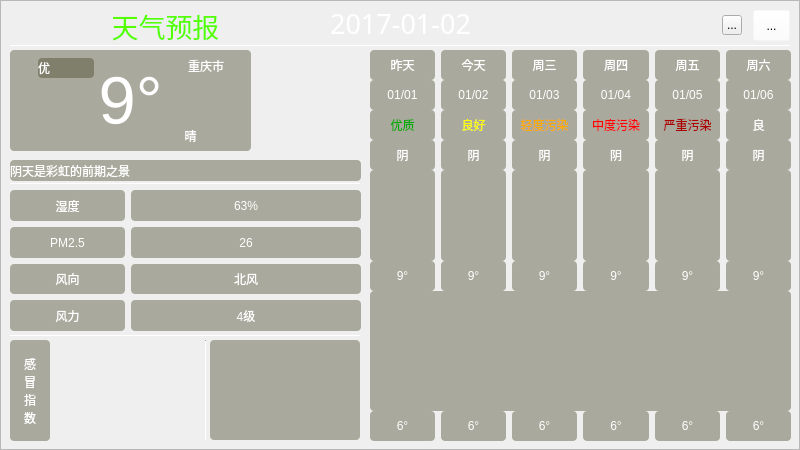
<?xml version="1.0" encoding="UTF-8"?>
<ui version="4.0">
 <class>Weather</class>
 <widget class="QWidget" name="Weather">
  <property name="geometry">
   <rect>
    <x>0</x>
    <y>0</y>
    <width>800</width>
    <height>450</height>
   </rect>
  </property>
  <property name="contextMenuPolicy">
   <enum>Qt::DefaultContextMenu</enum>
  </property>
  <property name="windowTitle">
   <string>Weather</string>
  </property>
  <property name="autoFillBackground">
   <bool>false</bool>
  </property>
  <property name="styleSheet">
   <string notr="true">QFrame#frame {
	border-image: url(:/weaUI/weaUI.png);
	color: rgb(255, 255, 255);
}

QLabel {
	font: 25 10pt &quot;微软雅黑&quot;;
	border-radius:4px;
	background-color: rgba(60, 60, 30, 100);
	color: rgb(255, 255, 255);
}

Line {
	background-color: rgb(0, 85, 0);
}
</string>
  </property>
  <widget class="QFrame" name="frame">
   <property name="geometry">
    <rect>
     <x>0</x>
     <y>0</y>
     <width>800</width>
     <height>450</height>
    </rect>
   </property>
   <property name="styleSheet">
    <string notr="true"/>
   </property>
   <property name="frameShape">
    <enum>QFrame::StyledPanel</enum>
   </property>
   <property name="frameShadow">
    <enum>QFrame::Raised</enum>
   </property>
   <widget class="QLineEdit" name="leCity">
    <property name="geometry">
     <rect>
      <x>575</x>
      <y>10</y>
      <width>171</width>
      <height>31</height>
     </rect>
    </property>
    <property name="styleSheet">
     <string notr="true">border-radius: 4px;
color: rgb(255, 255, 255);
background-color: rgba(255, 255, 255, 0);</string>
    </property>
    <property name="inputMask">
     <string/>
    </property>
    <property name="text">
     <string/>
    </property>
   </widget>
   <widget class="QLabel" name="lbDate">
    <property name="geometry">
     <rect>
      <x>190</x>
      <y>3</y>
      <width>421</width>
      <height>41</height>
     </rect>
    </property>
    <property name="font">
     <font>
      <family>Fira Code</family>
      <pointsize>20</pointsize>
      <weight>7</weight>
      <italic>false</italic>
      <bold>false</bold>
     </font>
    </property>
    <property name="styleSheet">
     <string notr="true">font: 63 20pt &quot;Fira Code&quot;;
color: rgb(255, 255, 255);
background-color: rgba(255, 255, 255, 0);</string>
    </property>
    <property name="text">
     <string>2017-01-02</string>
    </property>
    <property name="alignment">
     <set>Qt::AlignCenter</set>
    </property>
   </widget>
   <widget class="Line" name="hLine1">
    <property name="geometry">
     <rect>
      <x>10</x>
      <y>45</y>
      <width>781</width>
      <height>1</height>
     </rect>
    </property>
    <property name="orientation">
     <enum>Qt::Horizontal</enum>
    </property>
   </widget>
   <widget class="Line" name="hLine2">
    <property name="geometry">
     <rect>
      <x>10</x>
      <y>183</y>
      <width>351</width>
      <height>1</height>
     </rect>
    </property>
    <property name="orientation">
     <enum>Qt::Horizontal</enum>
    </property>
   </widget>
   <widget class="Line" name="hLine3">
    <property name="geometry">
     <rect>
      <x>10</x>
      <y>335</y>
      <width>351</width>
      <height>1</height>
     </rect>
    </property>
    <property name="orientation">
     <enum>Qt::Horizontal</enum>
    </property>
   </widget>
   <widget class="QLabel" name="label">
    <property name="geometry">
     <rect>
      <x>80</x>
      <y>10</y>
      <width>171</width>
      <height>31</height>
     </rect>
    </property>
    <property name="font">
     <font>
      <family>华文琥珀</family>
      <pointsize>20</pointsize>
      <weight>50</weight>
      <italic>false</italic>
      <bold>false</bold>
     </font>
    </property>
    <property name="styleSheet">
     <string notr="true">font: 20pt &quot;华文琥珀&quot;;
background-color: rgba(255, 255, 255, 0);
color: rgb(85, 255, 0);</string>
    </property>
    <property name="text">
     <string>天气预报</string>
    </property>
    <property name="alignment">
     <set>Qt::AlignCenter</set>
    </property>
   </widget>
   <widget class="QWidget" name="gridLayoutWidget">
    <property name="geometry">
     <rect>
      <x>10</x>
      <y>190</y>
      <width>351</width>
      <height>141</height>
     </rect>
    </property>
    <layout class="QGridLayout" name="gridLayout" columnstretch="1,2">
     <item row="0" column="1">
      <widget class="QLabel" name="lbHumidity">
       <property name="text">
        <string>63%</string>
       </property>
       <property name="alignment">
        <set>Qt::AlignCenter</set>
       </property>
      </widget>
     </item>
     <item row="1" column="0">
      <widget class="QLabel" name="lbPm2">
       <property name="text">
        <string>PM2.5</string>
       </property>
       <property name="alignment">
        <set>Qt::AlignCenter</set>
       </property>
      </widget>
     </item>
     <item row="2" column="0">
      <widget class="QLabel" name="lbWindDirect2">
       <property name="text">
        <string>风向</string>
       </property>
       <property name="alignment">
        <set>Qt::AlignCenter</set>
       </property>
      </widget>
     </item>
     <item row="0" column="0">
      <widget class="QLabel" name="lbHumidity2">
       <property name="text">
        <string>湿度</string>
       </property>
       <property name="alignment">
        <set>Qt::AlignCenter</set>
       </property>
      </widget>
     </item>
     <item row="3" column="0">
      <widget class="QLabel" name="lbWindPower2">
       <property name="text">
        <string>风力</string>
       </property>
       <property name="alignment">
        <set>Qt::AlignCenter</set>
       </property>
      </widget>
     </item>
     <item row="1" column="1">
      <widget class="QLabel" name="lbPm">
       <property name="text">
        <string>26</string>
       </property>
       <property name="alignment">
        <set>Qt::AlignCenter</set>
       </property>
      </widget>
     </item>
     <item row="2" column="1">
      <widget class="QLabel" name="lbWindDirect">
       <property name="text">
        <string>北风</string>
       </property>
       <property name="alignment">
        <set>Qt::AlignCenter</set>
       </property>
      </widget>
     </item>
     <item row="3" column="1">
      <widget class="QLabel" name="lbWindPower">
       <property name="text">
        <string>4级</string>
       </property>
       <property name="alignment">
        <set>Qt::AlignCenter</set>
       </property>
      </widget>
     </item>
    </layout>
   </widget>
   <widget class="QWidget" name="gridLayoutWidget_2">
    <property name="geometry">
     <rect>
      <x>10</x>
      <y>340</y>
      <width>191</width>
      <height>101</height>
     </rect>
    </property>
    <layout class="QGridLayout" name="gridLayout_2">
     <item row="0" column="0">
      <widget class="QLabel" name="lbCold">
       <property name="minimumSize">
        <size>
         <width>40</width>
         <height>0</height>
        </size>
       </property>
       <property name="text">
        <string>感
冒
指
数</string>
       </property>
       <property name="alignment">
        <set>Qt::AlignCenter</set>
       </property>
      </widget>
     </item>
     <item row="0" column="1">
      <widget class="QTextBrowser" name="tbCold">
       <property name="minimumSize">
        <size>
         <width>22</width>
         <height>0</height>
        </size>
       </property>
       <property name="styleSheet">
        <string notr="true">border-radius: 5px;
color: rgb(255, 255, 255);
background-color: rgba(60, 60, 30, 0);
font: 9pt &quot;Arial&quot;;</string>
       </property>
      </widget>
     </item>
    </layout>
   </widget>
   <widget class="QWidget" name="gridLayoutWidget_4">
    <property name="geometry">
     <rect>
      <x>370</x>
      <y>50</y>
      <width>421</width>
      <height>391</height>
     </rect>
    </property>
    <layout class="QGridLayout" name="gridLayout_4">
     <property name="verticalSpacing">
      <number>0</number>
     </property>
     <item row="12" column="5">
      <widget class="QLabel" name="lbLow5">
       <property name="text">
        <string>6°</string>
       </property>
       <property name="alignment">
        <set>Qt::AlignCenter</set>
       </property>
      </widget>
     </item>
     <item row="7" column="3">
      <widget class="QLabel" name="lbHigh3">
       <property name="text">
        <string>9°</string>
       </property>
       <property name="alignment">
        <set>Qt::AlignCenter</set>
       </property>
      </widget>
     </item>
     <item row="2" column="5">
      <widget class="QLabel" name="lbQuality5">
       <property name="text">
        <string>良</string>
       </property>
       <property name="alignment">
        <set>Qt::AlignCenter</set>
       </property>
      </widget>
     </item>
     <item row="12" column="4">
      <widget class="QLabel" name="lbLow4">
       <property name="text">
        <string>6°</string>
       </property>
       <property name="alignment">
        <set>Qt::AlignCenter</set>
       </property>
      </widget>
     </item>
     <item row="12" column="3">
      <widget class="QLabel" name="lbLow3">
       <property name="text">
        <string>6°</string>
       </property>
       <property name="alignment">
        <set>Qt::AlignCenter</set>
       </property>
      </widget>
     </item>
     <item row="7" column="5">
      <widget class="QLabel" name="lbHigh5">
       <property name="text">
        <string>9°</string>
       </property>
       <property name="alignment">
        <set>Qt::AlignCenter</set>
       </property>
      </widget>
     </item>
     <item row="4" column="5" rowspan="3">
      <widget class="QLabel" name="lbIcoType5">
       <property name="styleSheet">
        <string notr="true">image: url(:/day/dust_in_air.png);</string>
       </property>
       <property name="text">
        <string/>
       </property>
       <property name="alignment">
        <set>Qt::AlignCenter</set>
       </property>
      </widget>
     </item>
     <item row="3" column="2">
      <widget class="QLabel" name="lbType2">
       <property name="text">
        <string>阴</string>
       </property>
       <property name="alignment">
        <set>Qt::AlignCenter</set>
       </property>
      </widget>
     </item>
     <item row="4" column="2" rowspan="3">
      <widget class="QLabel" name="lbIcoType2">
       <property name="styleSheet">
        <string notr="true">image: url(:/night/flurries.png);</string>
       </property>
       <property name="text">
        <string/>
       </property>
       <property name="alignment">
        <set>Qt::AlignCenter</set>
       </property>
      </widget>
     </item>
     <item row="7" column="1">
      <widget class="QLabel" name="lbHigh1">
       <property name="text">
        <string>9°</string>
       </property>
       <property name="alignment">
        <set>Qt::AlignCenter</set>
       </property>
      </widget>
     </item>
     <item row="8" column="0" rowspan="4" colspan="6">
      <widget class="QLabel" name="lbCurve">
       <property name="text">
        <string/>
       </property>
       <property name="alignment">
        <set>Qt::AlignCenter</set>
       </property>
      </widget>
     </item>
     <item row="4" column="0" rowspan="3">
      <widget class="QLabel" name="lbIcoType0">
       <property name="styleSheet">
        <string notr="true">image: url(:/day/blizzard.png);</string>
       </property>
       <property name="text">
        <string/>
       </property>
       <property name="alignment">
        <set>Qt::AlignCenter</set>
       </property>
      </widget>
     </item>
     <item row="12" column="1">
      <widget class="QLabel" name="lbLow1">
       <property name="text">
        <string>6°</string>
       </property>
       <property name="alignment">
        <set>Qt::AlignCenter</set>
       </property>
      </widget>
     </item>
     <item row="2" column="0">
      <widget class="QLabel" name="lbQuality0">
       <property name="styleSheet">
        <string notr="true">color: rgb(0, 170, 0);</string>
       </property>
       <property name="text">
        <string>优质</string>
       </property>
       <property name="alignment">
        <set>Qt::AlignCenter</set>
       </property>
      </widget>
     </item>
     <item row="1" column="0">
      <widget class="QLabel" name="lbDate0">
       <property name="text">
        <string>01/01</string>
       </property>
       <property name="alignment">
        <set>Qt::AlignCenter</set>
       </property>
      </widget>
     </item>
     <item row="2" column="4">
      <widget class="QLabel" name="lbQuality4">
       <property name="styleSheet">
        <string notr="true">color: rgb(170, 0, 0);</string>
       </property>
       <property name="text">
        <string>严重污染</string>
       </property>
       <property name="alignment">
        <set>Qt::AlignCenter</set>
       </property>
      </widget>
     </item>
     <item row="2" column="3">
      <widget class="QLabel" name="lbQuality3">
       <property name="styleSheet">
        <string notr="true">color: rgb(255, 0, 0);</string>
       </property>
       <property name="text">
        <string>中度污染</string>
       </property>
       <property name="alignment">
        <set>Qt::AlignCenter</set>
       </property>
      </widget>
     </item>
     <item row="0" column="2">
      <widget class="QLabel" name="lbWeek2">
       <property name="text">
        <string>周三</string>
       </property>
       <property name="alignment">
        <set>Qt::AlignCenter</set>
       </property>
      </widget>
     </item>
     <item row="2" column="1">
      <widget class="QLabel" name="lbQuality1">
       <property name="styleSheet">
        <string notr="true">color: rgb(255, 255, 0);</string>
       </property>
       <property name="text">
        <string>良好</string>
       </property>
       <property name="alignment">
        <set>Qt::AlignCenter</set>
       </property>
      </widget>
     </item>
     <item row="1" column="3">
      <widget class="QLabel" name="lbDate3">
       <property name="text">
        <string>01/04</string>
       </property>
       <property name="alignment">
        <set>Qt::AlignCenter</set>
       </property>
      </widget>
     </item>
     <item row="3" column="3">
      <widget class="QLabel" name="lbType3">
       <property name="text">
        <string>阴</string>
       </property>
       <property name="alignment">
        <set>Qt::AlignCenter</set>
       </property>
      </widget>
     </item>
     <item row="4" column="1" rowspan="3">
      <widget class="QLabel" name="lbIcoType1">
       <property name="styleSheet">
        <string notr="true">image: url(:/night/cloudy.png);</string>
       </property>
       <property name="text">
        <string/>
       </property>
       <property name="alignment">
        <set>Qt::AlignCenter</set>
       </property>
      </widget>
     </item>
     <item row="1" column="5">
      <widget class="QLabel" name="lbDate5">
       <property name="text">
        <string>01/06</string>
       </property>
       <property name="alignment">
        <set>Qt::AlignCenter</set>
       </property>
      </widget>
     </item>
     <item row="1" column="2">
      <widget class="QLabel" name="lbDate2">
       <property name="text">
        <string>01/03</string>
       </property>
       <property name="alignment">
        <set>Qt::AlignCenter</set>
       </property>
      </widget>
     </item>
     <item row="0" column="3">
      <widget class="QLabel" name="lbWeek3">
       <property name="text">
        <string>周四</string>
       </property>
       <property name="alignment">
        <set>Qt::AlignCenter</set>
       </property>
      </widget>
     </item>
     <item row="2" column="2">
      <widget class="QLabel" name="lbQuality2">
       <property name="styleSheet">
        <string notr="true">color: rgb(255, 170, 0);</string>
       </property>
       <property name="text">
        <string>轻度污染</string>
       </property>
       <property name="alignment">
        <set>Qt::AlignCenter</set>
       </property>
      </widget>
     </item>
     <item row="3" column="4">
      <widget class="QLabel" name="lbType4">
       <property name="text">
        <string>阴</string>
       </property>
       <property name="alignment">
        <set>Qt::AlignCenter</set>
       </property>
      </widget>
     </item>
     <item row="0" column="5">
      <widget class="QLabel" name="lbWeek5">
       <property name="text">
        <string>周六</string>
       </property>
       <property name="alignment">
        <set>Qt::AlignCenter</set>
       </property>
      </widget>
     </item>
     <item row="7" column="4">
      <widget class="QLabel" name="lbHigh4">
       <property name="text">
        <string>9°</string>
       </property>
       <property name="alignment">
        <set>Qt::AlignCenter</set>
       </property>
      </widget>
     </item>
     <item row="0" column="0">
      <widget class="QLabel" name="lbWeek0">
       <property name="text">
        <string>昨天</string>
       </property>
       <property name="alignment">
        <set>Qt::AlignCenter</set>
       </property>
      </widget>
     </item>
     <item row="1" column="1">
      <widget class="QLabel" name="lbDate1">
       <property name="text">
        <string>01/02</string>
       </property>
       <property name="alignment">
        <set>Qt::AlignCenter</set>
       </property>
      </widget>
     </item>
     <item row="4" column="4" rowspan="3">
      <widget class="QLabel" name="lbIcoType4">
       <property name="styleSheet">
        <string notr="true">image: url(:/day/torrential_to_extreme_rain.png);</string>
       </property>
       <property name="text">
        <string/>
       </property>
       <property name="alignment">
        <set>Qt::AlignCenter</set>
       </property>
      </widget>
     </item>
     <item row="3" column="5">
      <widget class="QLabel" name="lbType5">
       <property name="text">
        <string>阴</string>
       </property>
       <property name="alignment">
        <set>Qt::AlignCenter</set>
       </property>
      </widget>
     </item>
     <item row="3" column="1">
      <widget class="QLabel" name="lbType1">
       <property name="text">
        <string>阴</string>
       </property>
       <property name="alignment">
        <set>Qt::AlignCenter</set>
       </property>
      </widget>
     </item>
     <item row="7" column="2">
      <widget class="QLabel" name="lbHigh2">
       <property name="text">
        <string>9°</string>
       </property>
       <property name="alignment">
        <set>Qt::AlignCenter</set>
       </property>
      </widget>
     </item>
     <item row="3" column="0">
      <widget class="QLabel" name="lbType0">
       <property name="text">
        <string>阴</string>
       </property>
       <property name="alignment">
        <set>Qt::AlignCenter</set>
       </property>
      </widget>
     </item>
     <item row="12" column="2">
      <widget class="QLabel" name="lbLow2">
       <property name="text">
        <string>6°</string>
       </property>
       <property name="alignment">
        <set>Qt::AlignCenter</set>
       </property>
      </widget>
     </item>
     <item row="1" column="4">
      <widget class="QLabel" name="lbDate4">
       <property name="text">
        <string>01/05</string>
       </property>
       <property name="alignment">
        <set>Qt::AlignCenter</set>
       </property>
      </widget>
     </item>
     <item row="12" column="0">
      <widget class="QLabel" name="lbLow0">
       <property name="text">
        <string>6°</string>
       </property>
       <property name="alignment">
        <set>Qt::AlignCenter</set>
       </property>
      </widget>
     </item>
     <item row="7" column="0">
      <widget class="QLabel" name="lbHigh0">
       <property name="text">
        <string>9°</string>
       </property>
       <property name="alignment">
        <set>Qt::AlignCenter</set>
       </property>
      </widget>
     </item>
     <item row="4" column="3" rowspan="3">
      <widget class="QLabel" name="lbIcoType3">
       <property name="styleSheet">
        <string notr="true">image: url(:/day/fog.png);</string>
       </property>
       <property name="text">
        <string/>
       </property>
       <property name="alignment">
        <set>Qt::AlignCenter</set>
       </property>
      </widget>
     </item>
     <item row="0" column="1">
      <widget class="QLabel" name="lbWeek1">
       <property name="text">
        <string>今天</string>
       </property>
       <property name="alignment">
        <set>Qt::AlignCenter</set>
       </property>
      </widget>
     </item>
     <item row="0" column="4">
      <widget class="QLabel" name="lbWeek4">
       <property name="text">
        <string>周五</string>
       </property>
       <property name="alignment">
        <set>Qt::AlignCenter</set>
       </property>
      </widget>
     </item>
    </layout>
   </widget>
   <widget class="QLabel" name="lbTemperature">
    <property name="geometry">
     <rect>
      <x>10</x>
      <y>50</y>
      <width>241</width>
      <height>101</height>
     </rect>
    </property>
    <property name="font">
     <font>
      <family>Arial</family>
      <pointsize>50</pointsize>
      <weight>50</weight>
      <italic>false</italic>
      <bold>false</bold>
     </font>
    </property>
    <property name="styleSheet">
     <string notr="true">color: rgb(255, 255, 255);
font: 50pt &quot;Arial&quot;;</string>
    </property>
    <property name="text">
     <string>9°</string>
    </property>
    <property name="alignment">
     <set>Qt::AlignCenter</set>
    </property>
   </widget>
   <widget class="QLabel" name="lbNotice">
    <property name="geometry">
     <rect>
      <x>10</x>
      <y>160</y>
      <width>351</width>
      <height>21</height>
     </rect>
    </property>
    <property name="styleSheet">
     <string notr="true">color: rgb(255, 255, 255);
background-color: argb(60, 60, 60, 0);</string>
    </property>
    <property name="text">
     <string>阴天是彩虹的前期之景</string>
    </property>
   </widget>
   <widget class="QLabel" name="lbLeaf">
    <property name="geometry">
     <rect>
      <x>18</x>
      <y>58</y>
      <width>20</width>
      <height>20</height>
     </rect>
    </property>
    <property name="styleSheet">
     <string notr="true">image: url(:/weatherIco/leaf.ico);
background-color: rgba(255, 255, 255, 0);</string>
    </property>
    <property name="text">
     <string/>
    </property>
   </widget>
   <widget class="QLabel" name="label_5">
    <property name="geometry">
     <rect>
      <x>38</x>
      <y>58</y>
      <width>56</width>
      <height>20</height>
     </rect>
    </property>
    <property name="styleSheet">
     <string notr="true">background-color: argb(255, 255, 255, 0);</string>
    </property>
    <property name="text">
     <string>优</string>
    </property>
   </widget>
   <widget class="QLabel" name="lbType">
    <property name="geometry">
     <rect>
      <x>140</x>
      <y>120</y>
      <width>101</width>
      <height>31</height>
     </rect>
    </property>
    <property name="styleSheet">
     <string notr="true">color: rgb(255, 255, 255);
background-color: rgba(60, 60, 60, 0);</string>
    </property>
    <property name="text">
     <string>晴</string>
    </property>
    <property name="alignment">
     <set>Qt::AlignCenter</set>
    </property>
   </widget>
   <widget class="QToolButton" name="tbSearch">
    <property name="geometry">
     <rect>
      <x>722</x>
      <y>15</y>
      <width>20</width>
      <height>20</height>
     </rect>
    </property>
    <property name="cursor">
     <cursorShape>PointingHandCursor</cursorShape>
    </property>
    <property name="styleSheet">
     <string notr="true">border-image: url(:/weatherIco/search.ico);</string>
    </property>
    <property name="text">
     <string>...</string>
    </property>
   </widget>
   <widget class="QToolButton" name="tbRefresh">
    <property name="geometry">
     <rect>
      <x>753</x>
      <y>10</y>
      <width>37</width>
      <height>31</height>
     </rect>
    </property>
    <property name="cursor">
     <cursorShape>PointingHandCursor</cursorShape>
    </property>
    <property name="toolTip">
     <string>刷新</string>
    </property>
    <property name="styleSheet">
     <string notr="true">image: url(:/weatherIco/refresh.ico);
background-color: rgba(255, 255, 255, 0);</string>
    </property>
    <property name="text">
     <string>...</string>
    </property>
    <property name="icon">
     <iconset resource="icons/icons.qrc">
      <normaloff>:/weatherIco/refresh.ico</normaloff>:/weatherIco/refresh.ico</iconset>
    </property>
    <property name="iconSize">
     <size>
      <width>31</width>
      <height>31</height>
     </size>
    </property>
   </widget>
   <widget class="QLabel" name="lbTypeIco">
    <property name="geometry">
     <rect>
      <x>260</x>
      <y>63</y>
      <width>101</width>
      <height>101</height>
     </rect>
    </property>
    <property name="styleSheet">
     <string notr="true">border-image: url(:/day/Sunny.png);
background-color: rgba(60, 60, 60, 0);

</string>
    </property>
    <property name="text">
     <string/>
    </property>
   </widget>
   <widget class="Line" name="line">
    <property name="geometry">
     <rect>
      <x>205</x>
      <y>340</y>
      <width>1</width>
      <height>101</height>
     </rect>
    </property>
    <property name="orientation">
     <enum>Qt::Vertical</enum>
    </property>
   </widget>
   <widget class="QLabel" name="lbSunRiseSet">
    <property name="geometry">
     <rect>
      <x>210</x>
      <y>340</y>
      <width>150</width>
      <height>100</height>
     </rect>
    </property>
    <property name="text">
     <string/>
    </property>
   </widget>
   <widget class="QWidget" name="layoutWidget">
    <property name="geometry">
     <rect>
      <x>130</x>
      <y>50</y>
      <width>121</width>
      <height>31</height>
     </rect>
    </property>
    <layout class="QHBoxLayout" name="horizontalLayout" stretch="0,0">
     <item>
      <widget class="QLabel" name="label_4">
       <property name="minimumSize">
        <size>
         <width>25</width>
         <height>25</height>
        </size>
       </property>
       <property name="maximumSize">
        <size>
         <width>25</width>
         <height>25</height>
        </size>
       </property>
       <property name="styleSheet">
        <string notr="true">background-color: rgba(60, 60, 60, 0);
image: url(:/weatherIco/location.ico);</string>
       </property>
       <property name="text">
        <string/>
       </property>
      </widget>
     </item>
     <item>
      <widget class="QLabel" name="lbCity">
       <property name="minimumSize">
        <size>
         <width>0</width>
         <height>0</height>
        </size>
       </property>
       <property name="styleSheet">
        <string notr="true">color: rgb(255, 255, 255);
font: 16pt &quot;Microsoft YaHei UI&quot;;
background-color: rgba(60, 60, 60, 0);</string>
       </property>
       <property name="text">
        <string>重庆市</string>
       </property>
       <property name="alignment">
        <set>Qt::AlignCenter</set>
       </property>
      </widget>
     </item>
    </layout>
   </widget>
  </widget>
 </widget>
 <resources>
  <include location="icons/icons.qrc"/>
  <include location="images/images.qrc"/>
  <include location="weatherIcons/weatypeico.qrc"/>
 </resources>
 <connections/>
</ui>
